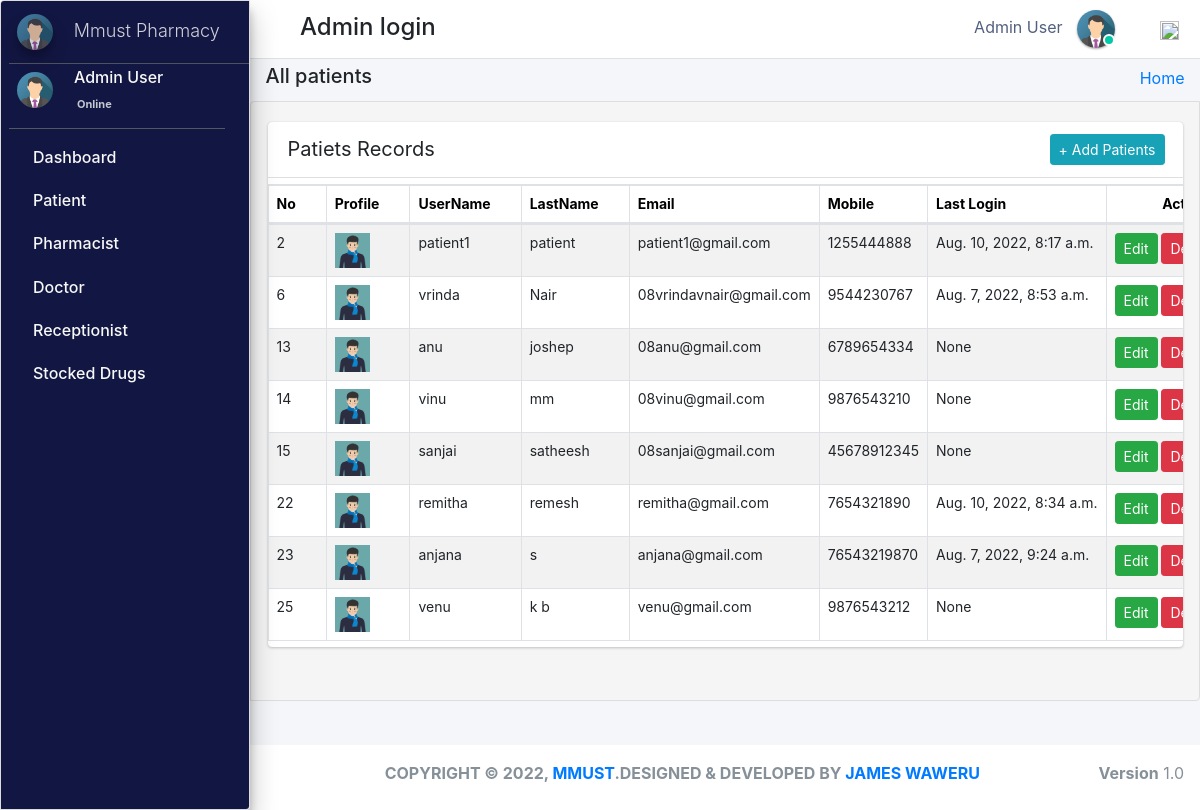
/admin_user/all_patients/ (signed in), run on the app's committed database.
### pharmacy/models.py (models this page shows, shortened)
class CustomUser(AbstractUser):
    user_type_data = ((1, "AdminHOD"), (2, "Pharmacist"), (3, "Doctor"), (4, "PharmacyClerk"),(5, "Patients"))
    user_type = models.CharField(default=1, choices=user_type_data, max_length=10)

class AdminHOD(models.Model):
    gender_category=(
        ('Male','Male'),
        ('Female','Female'),
    )
    admin = models.OneToOneField(CustomUser,null=True, on_delete = models.CASCADE)
    emp_no= models.CharField(max_length=100,null=True,blank=True)
    gender=models.CharField(max_length=100,null=True,choices=gender_category)
    mobile=models.CharField(max_length=10,null=True,blank=True)
    address=models.CharField(max_length=300,null=True,blank=True)
    profile_pic=models.ImageField(default="admin.png",null=True,blank=True)
    created_at = models.DateTimeField(auto_now_add=True)
    updated_at = models.DateTimeField(auto_now=True)
    date_employed=models.DateTimeField(auto_now_add=True, auto_now=False)
    objects = models.Manager()

class Patients(models.Model):
    gender_category=(
        ('Male','Male'),
        ('Female','Female'),
    )
    admin = models.OneToOneField(CustomUser,null=True, on_delete = models.CASCADE)
    reg_no=models.CharField(max_length=30,null=True,blank=True,unique=True)
    gender=models.CharField(max_length=7,null=True,blank=True,choices=gender_category)
    first_name=models.CharField(max_length=20,null=True,blank=True)
    last_name=models.CharField(max_length=20,null=True,blank=True)
    dob=models.DateTimeField(auto_now_add= False, auto_now=False,null=True,blank=True)
    phone_number=models.CharField(max_length=10,null=True,blank=True)
    profile_pic=models.ImageField(default="patient.jpg",null=True,blank=True)
    age= models.IntegerField(default='0', blank=True, null=True)
    address=models.CharField(max_length=300,null=True,blank=True)
    date_admitted=models.DateTimeField(auto_now_add=True, auto_now=False)
    last_updated = models.DateTimeField(auto_now_add=False, auto_now=True)

### pharmacy/HODViews.py (the view, shortened to what this page needs)
# urls.py: path('admin_user/all_patients/',HODViews.allPatients,name='all_patients'),
def allPatients(request):
    form=PatientSearchForm1(request.POST or None)
    patients=Patients.objects.all()
    context={
        "patients":patients,
        "form":form,
        "title":"Admitted Patients"
    }
    return render(request,'hod_templates/admited_patients.html',context)

### pharmacy/LoginCheckMiddleWare.py (called while the page is built, shortened)
    def process_view(self, request, view_func, view_args, view_kwargs):
        modulename = view_func.__module__
        user = request.user
        if user.is_authenticated:
            if user.user_type == "1":
                if modulename == "pharmacy.HODViews":
                    pass
                elif modulename == "":
                    pass
                elif modulename == "pharmacy.views" or modulename == "django.views.static":
                    pass
                else:
                    pass
            else:
                return redirect("login")
        else:
            if request.path == reverse("login"):
                pass
            else:
                return redirect("login")

### pharmacy/templates/hod_templates/admited_patients.html (shortened to what this page needs)
{% extends 'hod_templates/base_template.html'%}
{% load static %}
{% block page_title %}
<h5>All patients</h5>
{% endblock page_title %}
{% block main_content %}
<section class="content">
    <div class="row">
        <div class="col-md-12 px-3">
            <div class="card card-primar sc">
                <div class="card-header">
                    <span>Patiets Records</span>
                   <div class="card-tools d-flex">
                <a class="btn btn-sm btn-info mr-2" href="{% url 'patient_form' %}" role="button">+ Add Patients</a>
            </div>
                </div>
                <table  class="table table-bordered table-hover dataTable" id="plist">
                    <thead>
                            <tr>
                                    <th>No</th>
                                    <th>Profile</th>
                                    <th>UserName</th>
                                    <th>LastName</th>
                                    <th>Email</th>
                                    <th>Mobile</th>
                                     <th>Last Login</th>
                                     <th class="text-center">Action</th>
                            </tr>
                    </thead>
                    <tbody>
                            {% for patient in patients %}
                            <tr class="hov"> <td>{{patient.admin.id}}</td>
                                <td> <img src="{{patient.profile_pic.url}}" class="" width="35" height="35" alt=""></td>
                                <td>{{patient.admin}}</td>
                                <td>{{patient.admin.last_name}}</td>
                                <td>{{patient.admin.email}}</td>
                                <td>{{patient.phone_number}}</td>
                                <td>{{patient.admin.last_login}}</td>
                                <td><a href="{% url 'edit_patient' patient.admin.id %}" class="btn btn-sm btn-success">Edit</a>
                                    <a href="{% url 'delete_patient' patient.id %}" class="btn btn-sm btn-danger">Delete</a></<a>
                                    <a href="{% url 'patient_record' patient.id %}" class="btn btn-sm btn-warning">View</a></td>
                            </tr>
                            {% endfor %}
                    </tbody>
                </table>
            </div>
        </div>
    </div>
</section>
{% endblock %}

### pharmacy/templates/hod_templates/base_template.html (shortened to what this page needs)
{% extends 'base_file.html' %} {% block htm %}
<body class="hold-transition sidebar-mini layout-fixed">
    <div class="wrapper">
        <nav class="main-header navbar navbar-expand navbar-white navbar-light">
            <ul class="navbar-nav">
                <li class="nav-item">
                    <a class="nav-link" data-widget="pushmenu" href="#" role="button"></a>
                </li>
            </ul>
            <h4 style="margin-left: 10px; margin-top: 5px;">Admin login </h4>
            <ul class="navbar-nav ml-auto">
                <li class="mx-3">
                    <a href="#" class="sm-submenu-with-image a">
                        <span>{{user.first_name}}  {{user.last_name}}</span>
                        <img src="{{request.user.adminhod.profile_pic.url}}" class="img-circle elevation-1" width="38" height="38" alt="">
                        <span class="avatar-status avatar-sm-status avatar-status-success"></span>
                    </a>
                </li>
                <li class="nav-item dropdown ml-3 low">
                    <a href="#" class="btn btn-outlined btn-black text-muted bg-transparent " data-toggle="dropdown" aria-expanded="false" data-wow-delay="0.7s"><img src="https://img.icons8.com/ios/50/000000/settings.png" width="19" height="19">
                    </a>
                </li>
            </ul>
        </nav>
        {% include 'hod_templates/sidebar.html'%}
        <div class="content-wrapper">
            <div class="content-header">
                <div class="container-fluid">
                    <div class="row ">
                        <div class="col-sm-6">
                            <h1 class="m-0 text-dark">
                                {% block page_title %} {% endblock page_title %}
                            </h1>
                        </div>
                        <div class="col-sm-6 ">
                            <ol class="breadcrumb float-sm-right">
                                <li class="breadcrumb-item"><a href="">Home</a></li>
                            </ol>
                        </div>
                    </div>
                </div>
            </div>
            {% block main_content %} {% endblock main_content %}
        </div>
        {% include 'hod_templates/footer.html'%}
    </div>
    {% endblock htm %}

### pharm/pharmacy/templates/base_file.html (shortened to what this page needs)
{% load static %}
<!DOCTYPE html>
<html lang="en">
<head>
    <link rel="stylesheet" href="{% static 'css/bootstrap.min.css'%}">
    <link rel="stylesheet" href="{% static 'css/main.css'%}">
    <link rel="stylesheet" href="{% static 'css/profile.css'%}">
    <link rel="stylesheet" href="{% static " fontawesome-free/css/all.min.css " %}">
    <link rel="stylesheet" href="https://code.ionicframework.com/ionicons/2.0.1/css/ionicons.min.css">
    <link rel="stylesheet" href="{% static 'dist/css/adminlte.css'  %}">
    <link rel="stylesheet" href="{% static 'pace-progress/themes/black/pace-theme-flat-top.css' %}">
    <link rel="stylesheet" href="{% static 'datatables-bs4/css/dataTables.bootstrap4.min.css'%}">
    <link rel="stylesheet" href="{% static 'datatables-responsive/css/responsive.bootstrap4.min.css'%}">
    <link rel="stylesheet" href="{% static 'datatables-buttons/css/buttons.bootstrap4.min.css'%}">
    <link rel="stylesheet" href="{% static 'css/select2.css' %}">
    <link href="{% static 'jquery-ui2/jquery-ui.min.css' %}" rel="stylesheet">
    <link href="{% static 'jquery-ui2/jquery-ui.structure.min.css' %}" rel="stylesheet">
    <link href="{% static 'jquery-ui2/jquery-ui.theme.min.css' %}" rel="stylesheet">
</head>
{% block htm %} {% endblock htm%}
</body>
</html>

### pharmacy/templates/hod_templates/sidebar.html (shortened to what this page needs)
<aside class="main-sidebar sidebar-dark-primary elevation-4">
    <a href="" class="brand-link ml-2">
        <img src="{{request.user.adminhod.profile_pic.url}}" alt="" width="36" height="36" class=" img-circle elevation-3" style="opacity: .8">
        <span class="brand-text font-weight-light mt-1 ml-3 mmust">Mmust Pharmacy</span>
    </a>
    <div class="sidebar">
        <div class="user-panel mr-3">
            <div class="pull-left image sm-submenu-with-image a ml-2 ">
                <img src="{{request.user.adminhod.profile_pic.url}}" class="img-circle mt-2" width="36" height="36" alt="User Image">
            </div>
            <div class="pull-left info">
                <p>{{user.first_name}} {{user.last_name}}</p>
                <a href="#"> Online</a>
            </div>
        </div>
        <nav class="mt-2">
            <ul class="nav nav-pills nav-sidebar flex-column" data-widget="treeview" role="menu" data-accordion="false">
                <li class="nav-item">
                    <a href="{% url  'admin_dashboard' %}" class="nav-link">
                        <p>
                            Dashboard
                        </p>
                    </a>
                </li>
                <li class="nav-item">
                    <a href="#" class="nav-link">
                        <p>
                            Patient
                        </p>
                    </a>
                </li>
                <li class="nav-item">
                    <a href="#" class="nav-link">
                        <p>
                            Pharmacist
                        </p>
                    </a>
                </li>
                <li class="nav-item">
                    <a href="#" class="nav-link">
                        <p>
                            Doctor
                        </p>
                    </a>
                </li>
                <li class="nav-item">
                    <a href="#" class="nav-link">
                        <p>
                            Receptionist
                        </p>
                    </a>
                </li>
                <li class="nav-item">
                    <a href="#" class="nav-link">
                        <p>
                            Stocked Drugs
                        </p>
                    </a>
                </li>
            </ul>
        </nav>
    </div>
</aside>

### pharmacy/templates/hod_templates/footer.html
<footer class="main-footer pt-3 text-center">
    <strong>COPYRIGHT &copy; {% now "Y" %}, <a href="#">MMUST</a>.DESIGNED & DEVELOPED BY <a href="#">JAMES WAWERU</a></strong>
    <div class="float-right d-none d-sm-inline-block">
        <b>Version</b> 1.0
    </div>
</footer>

### static/css/main.css (style rules this page uses)
html { font-family: sans-serif; line-height: 1.15; -webkit-text-size-adjust: 100%; -webkit-tap-highlight-color: transparent; }
body { overflow-y: hidden; overflow-x: hidden; font-family: -apple-system, BlinkMacSystemFont, "Segoe UI", Roboto, "Helvetica Neue", Arial, "Noto Sans", sans-serif, "Apple Color Emoji", "Segoe UI Emoji", "Segoe UI Symbol", "Noto Color Emoji" !important; }
th { color: rgb(0, 0, 0); font-size: 14px !important; }
.content { background-color: #f5f5f5; border: 1px solid #dddddd; border-radius: 4px 0px 4px 0px; left: -1px; padding: 10px 7px 5px; }
.main-sidebar { background: #ffffff; border: 1px solid #dddddd; border-radius: 4px 0px 4px 0px; font-weight: bold; }
.content { height: 75vh; overflow-y: scroll; overflow-x: hidden; }
.sc { white-space: nowrap; display: block; overflow-x: hidden !important; }
.content .row { margin-top: 20px !important; }
.main-sidebar { background-color: #121642 !important; color: white !important; }
.main-sidebar p { color: #f8f8f8 !important; font-weight: 500 !important }
td { font-size: 14px !important; }
.hov { transition: transform .5s; }
.avatar-status { position: absolute; bottom: 12px; right: 75.4px; display: -ms-inline-flexbox; display: inline-flex; -ms-flex-negative: 0; flex-shrink: 0; -ms-flex-pack: center; justify-content: center; -ms-flex-align: center; align-items: center; white-space: nowrap; text-align: center; vertical-align: baseline; font-weight: 600; border: .125rem solid #fff; width: 12px; height: 12px; line-height: 1; font-size: .71094rem; border-radius: 50%; }
.avatar-status-success { color: #fff; background-color: #00c9a7; }
.card-header span { font-size: 20px !important; }
.table>tbody>tr>td, .table>tbody>tr>th, .table>tfoot>tr>td, .table>tfoot>tr>th, .table>thead>tr>td, .table>thead>tr>th { padding: 8px; line-height: 1.42857143; vertical-align: top; }
.pull-left { float: left; }
.pull-left { float: left!important; }
.user-panel>.info { padding: 5px 5px 5px 15px; line-height: 1; position: absolute; left: 55px; }
.user-panel>.info>p { font-weight: 600; margin-bottom: 9px; }
p { margin: 0 0 10px; }
.user-panel { padding-bottom: 20px; }
.user-panel:after { clear: both; }
.user-panel:before, .user-panel:after { content: " "; display: table; }
.user-panel>.info>a { text-decoration: none; padding-right: 5px; margin-top: 3px; font-size: 11px; overflow: hidden; white-space: nowrap; }
.mmust { overflow: hidden; white-space: nowrap; font-size: 18px; }
.table { background: white !important; }
.container-fluid { width: 100%; padding-right: 15px; padding-left: 15px; margin-right: auto; margin-left: auto; }
.row { display: flex; flex-wrap: wrap; margin-right: -15px; margin-left: -15px; }
.d-flex { display: flex !important; z-index: 44; }
.d-flex { display: flex !important; }
.table tbody tr:nth-of-type(odd) { background-color: rgba(0, 0, 0, .05) !important; }
.table tbody tr:nth-of-type(odd) { background-color: rgba(197, 197, 197, 0.05) !important; }
.main-footer { height: 65px !important; background: #ffffff; border-top: none !important; color: #869099; font-size: 1.0rem !important; }
.img-circle { border-radius: 50%; }
.content-wrapper .content-header { padding: 5px 0.5rem !important; }

### static/css/profile.css (style rules this page uses)
li { list-style-type: none ! }
.navbar-nav span { color: #525f7f !important; margin-right: 10px !important; }
body { font-family: 'Rubik', sans-serif; height: 100% !important; }
.table tbody tr:nth-of-type(odd) { background-color: rgba(0, 0, 0, .05) !important; }

### data on the page
CustomUser: first_name "Admin", last_name "User", user.adminhod.profile_pic (picture)
Patients: admin.id "2", profile_pic (picture), admin "patient1", admin.last_name "patient", admin.email "patient1@gmail.com", phone_number "1255444888", admin.last_login "Aug. 10, 2022, 8:17 a.m."
Patients: admin.id "6", profile_pic (picture), admin "vrinda", admin.last_name "Nair", admin.email "08vrindavnair@gmail.com", phone_number "9544230767", admin.last_login "Aug. 7, 2022, 8:53 a.m."
Patients: admin.id "13", profile_pic (picture), admin "anu", admin.last_name "joshep", admin.email "08anu@gmail.com", phone_number "6789654334", admin.last_login "None"
Patients: admin.id "14", profile_pic (picture), admin "vinu", admin.last_name "mm", admin.email "08vinu@gmail.com", phone_number "9876543210", admin.last_login "None"
Patients: admin.id "15", profile_pic (picture), admin "sanjai", admin.last_name "satheesh", admin.email "08sanjai@gmail.com", phone_number "45678912345", admin.last_login "None"
Patients: admin.id "22", profile_pic (picture), admin "remitha", admin.last_name "remesh", admin.email "remitha@gmail.com", phone_number "7654321890", admin.last_login "Aug. 10, 2022, 8:34 a.m."
Patients: admin.id "23", profile_pic (picture), admin "anjana", admin.last_name "s", admin.email "anjana@gmail.com", phone_number "76543219870", admin.last_login "Aug. 7, 2022, 9:24 a.m."
Patients: admin.id "25", profile_pic (picture), admin "venu", admin.last_name "k b", admin.email "venu@gmail.com", phone_number "9876543212", admin.last_login "None"
